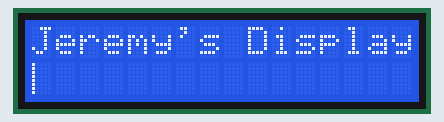
Recording of a sketch running on a simulated Arduino Uno, built with avr-gcc and run on an emulated ATmega328P. Parts: 16×2 character LCD.

Above: at 0.12 s.
At 1.12 s:
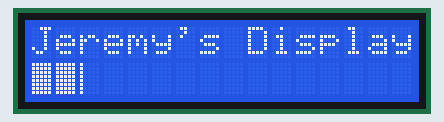
At 2.22 s:
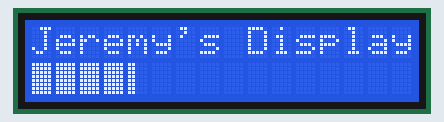
At 4.43 s:
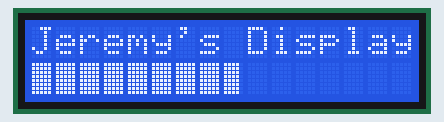
At 6.53 s:
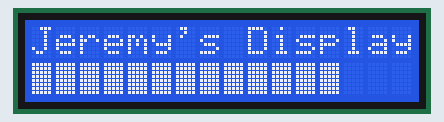
At 8.74 s:
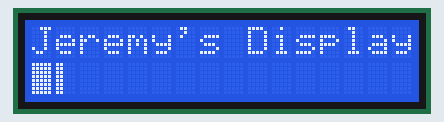

Measured:
- by itself, everything shown: repeats every 8.0 s, in 80 steps

The sketch:

12-2_LCD_progress_bar.ino
```cpp
// LCD에 진행바 표시

// LCD 라이브러리 포함
#include <LiquidCrystal.h>

// LCD 연결에 사용된 아두이노 핀으로 라이브러리 초기화
LiquidCrystal lcd(2, 3, 4, 5, 6, 7);

// 진행바를 나타내기 위한 사용자 문자 정의
byte p20[8] = {
  B10000,
  B10000,
  B10000,
  B10000,
  B10000,
  B10000,
  B10000,
  B10000,
};
byte p40[8] = {
  B11000,
  B11000,
  B11000,
  B11000,
  B11000,
  B11000,
  B11000,
  B11000,
};
byte p60[8] = {
  B11100,
  B11100,
  B11100,
  B11100,
  B11100,
  B11100,
  B11100,
  B11100,
};
byte p80[8] = {
  B11110,
  B11110,
  B11110,
  B11110,
  B11110,
  B11110,
  B11110,
  B11110,
};
byte p100[8] = {
  B11111,
  B11111,
  B11111,
  B11111,
  B11111,
  B11111,
  B11111,
  B11111,
};

void setup()
{
  // LCD를 지정한 수의 행과 열로 설정
  lcd.begin(16, 2);
  // LCD에 문자열 출력
  lcd.print("Jeremy's Display");

  // 진행바 문자 생성
  lcd.createChar(0, p20);
  lcd.createChar(1, p40);
  lcd.createChar(2, p60);
  lcd.createChar(3, p80);
  lcd.createChar(4, p100);
}

void loop()
{
  // 커서를 두 번째 줄 첫 번째 칸으로 옮김
  lcd.setCursor(0, 1);
  // 두 번째 줄 끝에 도달하면 16개의 공백문자(‘ ’)로 두 번째 줄을 모두 지움
  lcd.print("                ");

  // 두 번째 줄의 16개 위치에 문자 표시
  for (int i = 0; i < 16; i++)
  {
    // 각 문자 위치에 5개의 진행바 문자 번갈아 표시
    for (int j = 0; j < 5; j++)
    {
      lcd.setCursor(i, 1);  // 커서 위치 이동
      lcd.write(j);     // 진행바 문자 변경
      delay(100);     // 0.1초 대기
    }
  }
}
```
